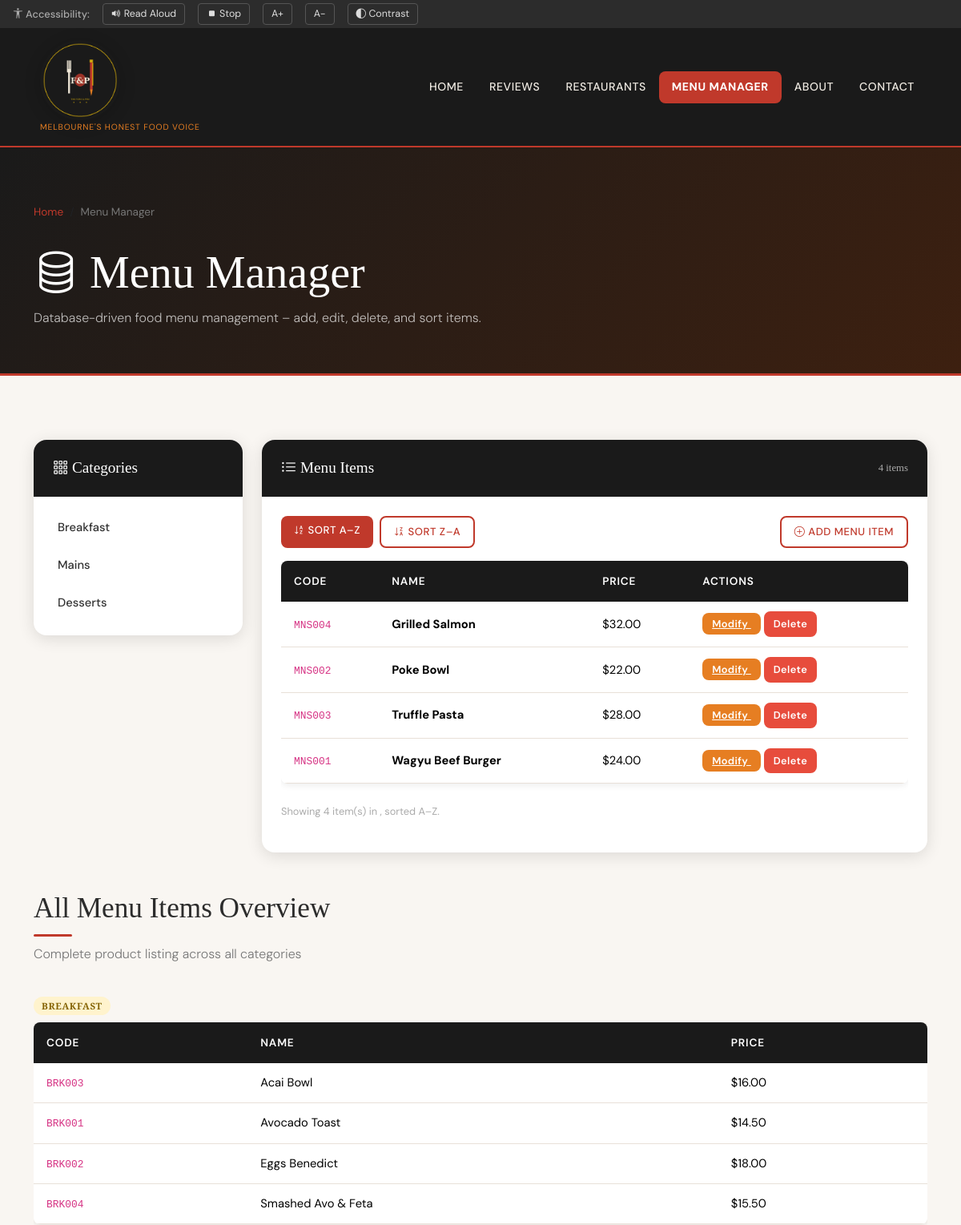
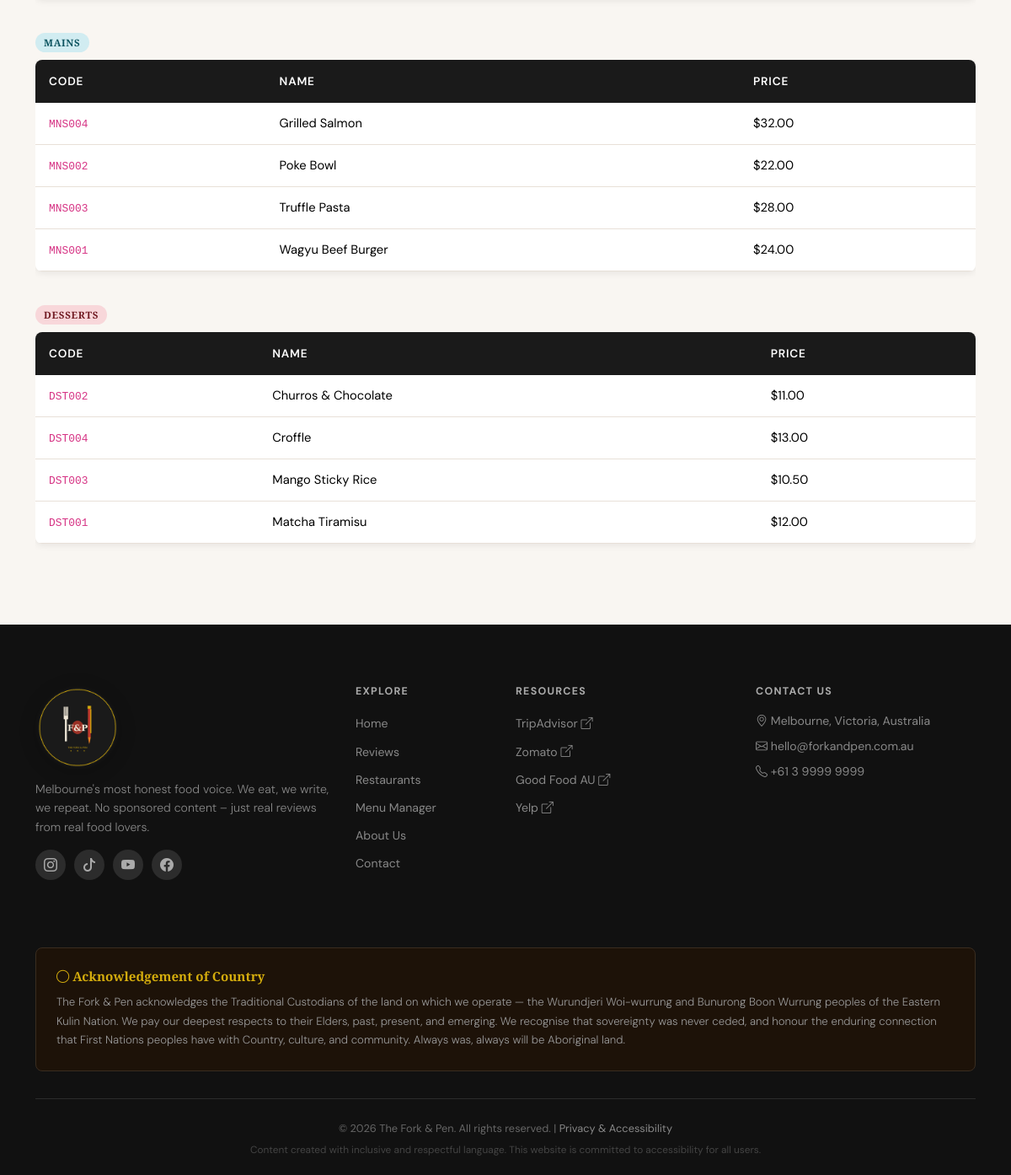
Screenshot of /menu_manager.php?cat=2&sort=ASC with the database file from the repository (2 pictures, top to bottom).
### tables this page shows
CREATE TABLE Categories (
    categoryID   INT AUTO_INCREMENT PRIMARY KEY,
    categoryName VARCHAR(100) NOT NULL
);

CREATE TABLE Products (
    productID   INT AUTO_INCREMENT PRIMARY KEY,
    categoryID  INT NOT NULL,
    productCode VARCHAR(20) NOT NULL,
    productName VARCHAR(150) NOT NULL,
    listPrice   DECIMAL(10,2) NOT NULL,
    FOREIGN KEY (categoryID) REFERENCES Categories(categoryID)
);

### menu_manager.php (the view, shortened to what this page needs)
<?php
include 'includes/db_connect.php';
$sortOrder = 'ASC';
if (isset($_GET['sort'])) {
    $sortOrder = strtoupper($_GET['sort']) === 'DESC' ? 'DESC' : 'ASC';
}
$activeCatID = isset($_GET['cat']) ? intval($_GET['cat']) : 0;
$categories = [];
$catResult = $conn->query(
    "SELECT categoryID, categoryName FROM Categories ORDER BY categoryID ASC"
);
if ($catResult) {
    while ($row = $catResult->fetch_assoc()) {
        $categories[] = $row;
    }
}
$products = [];
if ($activeCatID > 0) {
    $stmt = $conn->prepare(
        "SELECT p.productID, p.productCode, p.productName, p.listPrice, c.categoryName
         FROM Products p
         JOIN Categories c ON p.categoryID = c.categoryID
         WHERE p.categoryID = ?
         ORDER BY p.productName " . $sortOrder
    );
    $stmt->bind_param('i', $activeCatID);
    $stmt->execute();
    $result = $stmt->get_result();
    while ($row = $result->fetch_assoc()) {
        $products[] = $row;
    }
}
$activeCatName = '';
include 'includes/header.php';
?>
<div class="page-hero" aria-labelledby="mm-page-title">
    <div class="container">
        <nav aria-label="Breadcrumb navigation">
            <ol class="breadcrumb breadcrumb-fork">
                <li class="breadcrumb-item"><a href="index.php">Home</a></li>
                <li class="breadcrumb-item active" aria-current="page">Menu Manager</li>
            </ol>
        </nav>
        <h1 id="mm-page-title">
            <i class="bi bi-database" aria-hidden="true"></i> Menu Manager
        </h1>
        <p>Database-driven food menu management – add, edit, delete, and sort items.</p>
    </div>
</div>
<section class="section-pad" aria-labelledby="manager-heading">
    <div class="container">
        <div class="row g-4">
            <div class="col-lg-3">
                <div class="manager-panel">
                    <div class="manager-header">
                        <i class="bi bi-grid-3x3-gap" aria-hidden="true"></i> Categories
                    </div>
                    <div class="manager-body" style="padding:1rem;">
                        <nav aria-label="Category navigation">
                            <ul class="category-nav" role="list">
                                <?php foreach ($categories as $cat): ?>
                                <li>
                                    <a href="menu_manager.php?cat=<?= $cat['categoryID'] ?>&sort=<?= $sortOrder ?>"
                                       class="<?= ($cat['categoryID'] === $activeCatID) ? 'active' : '' ?>"
                                       aria-current="<?= ($cat['categoryID'] === $activeCatID) ? 'page' : 'false' ?>">
                                        <?= htmlspecialchars($cat['categoryName']) ?>
                                    </a>
                                </li>
                                <?php endforeach; ?>
                            </ul>
                        </nav>
                    </div>
                </div>
            </div>
            <div class="col-lg-9">
                <div class="manager-panel">
                    <div class="manager-header d-flex justify-content-between
                                align-items-center flex-wrap gap-2">
                        <span>
                            <i class="bi bi-list-ul" aria-hidden="true"></i>
                            <?= htmlspecialchars($activeCatName) ?> Menu Items
                        </span>
                        <span style="font-size:0.8rem;color:#aaa;">
                            <?= count($products) ?> item<?= count($products) !== 1 ? 's' : '' ?>
                        </span>
                    </div>
                    <div class="manager-body">
                        <div class="d-flex gap-2 mb-3 flex-wrap"
                             role="group" aria-label="Sort menu items">
                            <a href="menu_manager.php?cat=<?= $activeCatID ?>&sort=ASC"
                               class="btn-fork <?= $sortOrder === 'ASC' ? '' : 'btn-fork-outline' ?>"
                               style="font-size:0.82rem;padding:7px 16px;"
                               aria-pressed="<?= $sortOrder === 'ASC' ? 'true' : 'false' ?>">
                                <i class="bi bi-sort-alpha-down" aria-hidden="true"></i> Sort A–Z
                            </a>
                            <a href="menu_manager.php?cat=<?= $activeCatID ?>&sort=DESC"
                               class="btn-fork <?= $sortOrder === 'DESC' ? '' : 'btn-fork-outline' ?>"
                               style="font-size:0.82rem;padding:7px 16px;"
                               aria-pressed="<?= $sortOrder === 'DESC' ? 'true' : 'false' ?>">
                                <i class="bi bi-sort-alpha-down-alt" aria-hidden="true"></i> Sort Z–A
                            </a>
                            <button id="btn-show-add" class="btn-fork-outline ms-auto"
                                    style="font-size:0.82rem;padding:7px 16px;"
                                    aria-expanded="false" aria-controls="add-form-wrapper">
                                <i class="bi bi-plus-circle" aria-hidden="true"></i> Add Menu Item
                            </button>
                        </div>
                        <?php if (count($products) === 0): ?>
                        <div class="text-center py-4" role="status">
                            <i class="bi bi-inbox"
                               style="font-size:2.5rem;color:#ccc;" aria-hidden="true"></i>
                            <p style="color:#aaa;margin-top:0.5rem;">
                                No items in this category yet. Add one above.
                            </p>
                        </div>
                        <?php else: ?>
                        <div class="table-responsive">
                            <table class="table table-fork table-hover" role="table"
                                   aria-label="<?= htmlspecialchars($activeCatName) ?> menu items">
                                <thead>
                                    <tr>
                                        <th scope="col">Code</th>
                                        <th scope="col">Name</th>
                                        <th scope="col">Price</th>
                                        <th scope="col">Actions</th>
                                    </tr>
                                </thead>
                                <tbody>
                                    <?php
                                    for ($i = 0; $i < count($products); $i++):
                                        $p = $products[$i];
                                    ?>
                                    <tr>
                                        <td><code><?= htmlspecialchars($p['productCode']) ?></code></td>
                                        <td><strong><?= htmlspecialchars($p['productName']) ?></strong></td>
                                        <td>$<?= number_format($p['listPrice'], 2) ?></td>
                                        <td>
                                            <a href="menu_manager.php?cat=<?= $activeCatID ?>&sort=<?= $sortOrder ?>&modify=<?= intval($p['productID']) ?>#modify-panel"
                                               class="action-btn btn-modify me-1"
                                               aria-label="Modify <?= htmlspecialchars($p['productName']) ?>">
                                                Modify
                                            </a>
                                            <form method="POST"
                                                  action="menu_manager.php?cat=<?= $activeCatID ?>&sort=<?= $sortOrder ?>"
                                                  style="display:inline;">
                                                <button type="submit"
                                                        class="action-btn btn-delete"
                                                        onclick="return confirm('Delete \'<?= addslashes(htmlspecialchars($p['productName'])) ?>\'? This cannot be undone.');">
                                                    Delete
                                                </button>
                                            </form>
                                        </td>
                                    </tr>
                                    <?php endfor;  ?>
                                </tbody>
                            </table>
                        </div>
                        <p style="font-size:0.8rem;color:#aaa;margin-top:0.5rem;">
                            Showing <?= count($products) ?> item(s) in
                            <strong><?= htmlspecialchars($activeCatName) ?></strong>,
                            sorted <?= $sortOrder === 'ASC' ? 'A–Z' : 'Z–A' ?>.
                        </p>
                        <?php endif; ?>
                    </div>
                </div>
            </div>
        </div>
        <div class="mt-5">
            <h3 class="section-title" id="all-products-heading">All Menu Items Overview</h3>
            <p class="section-subtitle">Complete product listing across all categories</p>
            <?php
            $allResult = $conn->query(
                "SELECT p.productID, p.productCode, p.productName, p.listPrice,
                        c.categoryName, c.categoryID
                 FROM Products p
                 JOIN Categories c ON p.categoryID = c.categoryID
                 ORDER BY c.categoryID ASC, p.productName ASC"
            );
            $allProducts = [];
            if ($allResult) {
                while ($row = $allResult->fetch_assoc()) {
                    $allProducts[$row['categoryName']][] = $row;
                }
            }
            ?>
            <?php if (!empty($allProducts)): ?>
            <?php foreach ($allProducts as $catName => $items): ?>
            <div class="mb-4">
                <h4 style="font-size:1rem;color:#555;font-weight:600;margin-bottom:0.75rem;">
                    <span class="badge-category badge-<?= strtolower($catName) ?>">
                        <?= htmlspecialchars($catName) ?>
                    </span>
                </h4>
                <div class="table-responsive">
                    <table class="table table-fork table-sm"
                           aria-label="<?= htmlspecialchars($catName) ?> menu items">
                        <thead>
                            <tr>
                                <th scope="col">Code</th>
                                <th scope="col">Name</th>
                                <th scope="col">Price</th>
                            </tr>
                        </thead>
                        <tbody>
                            <?php foreach ($items as $item): ?>
                            <tr>
                                <td><code><?= htmlspecialchars($item['productCode']) ?></code></td>
                                <td><?= htmlspecialchars($item['productName']) ?></td>
                                <td>$<?= number_format($item['listPrice'], 2) ?></td>
                            </tr>
                            <?php endforeach; ?>
                        </tbody>
                    </table>
                </div>
            </div>
            <?php endforeach; ?>
            <?php else: ?>
            <p style="color:#aaa;">No products found. Please run the database setup SQL script.</p>
            <?php endif; ?>
        </div>
    </div>
</section>
<?php
include 'includes/footer.php';
?>

### rows the page displays
categories: categoryName "Breakfast"
categories: categoryName "Mains"
categories: categoryName "Desserts"
products: productCode "MNS004", productName "Grilled Salmon", listPrice "32.00"
products: productCode "MNS002", productName "Poke Bowl", listPrice "22.00"
products: productCode "MNS003", productName "Truffle Pasta", listPrice "28.00"
products: productCode "MNS001", productName "Wagyu Beef Burger", listPrice "24.00"
products: productCode "BRK003", productName "Acai Bowl", listPrice "16.00"
products: productCode "BRK001", productName "Avocado Toast", listPrice "14.50"
products: productCode "BRK002", productName "Eggs Benedict", listPrice "18.00"
products: productCode "BRK004", productName "Smashed Avo & Feta", listPrice "15.50"
products: productCode "DST002", productName "Churros & Chocolate", listPrice "11.00"
products: productCode "DST004", productName "Croffle", listPrice "13.00"
products: productCode "DST003", productName "Mango Sticky Rice", listPrice "10.50"
products: productCode "DST001", productName "Matcha Tiramisu", listPrice "12.00"

### other values shown
count($products) "4"
$catName "BREAKFAST"
$catName "MAINS"
$catName "DESSERTS"
